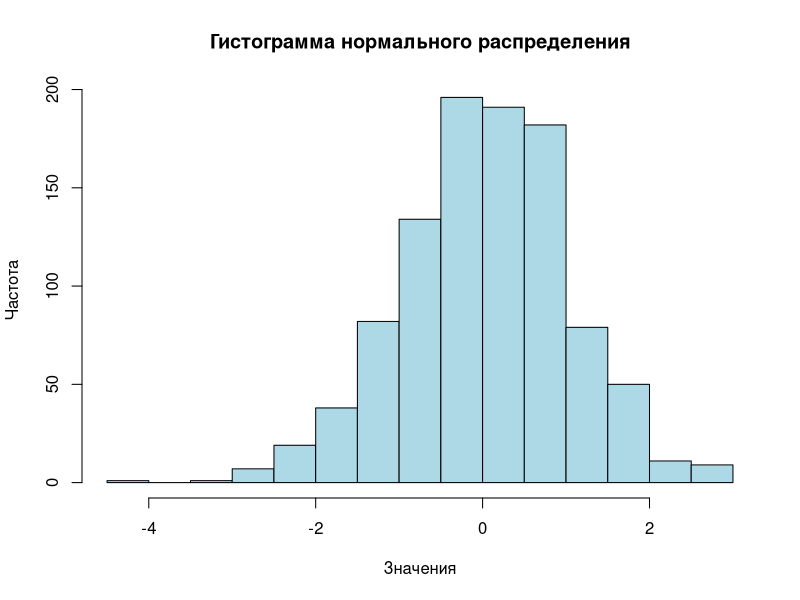

Write R code to recreate this figure.

#set.seed(123)  
vect <- rnorm(1000, mean = 0, sd = 1)  

hist(vect, main = "Гистограмма нормального распределения", 
     xlab = "Значения", ylab = "Частота", col = "lightblue", border = "black")
print(vect)